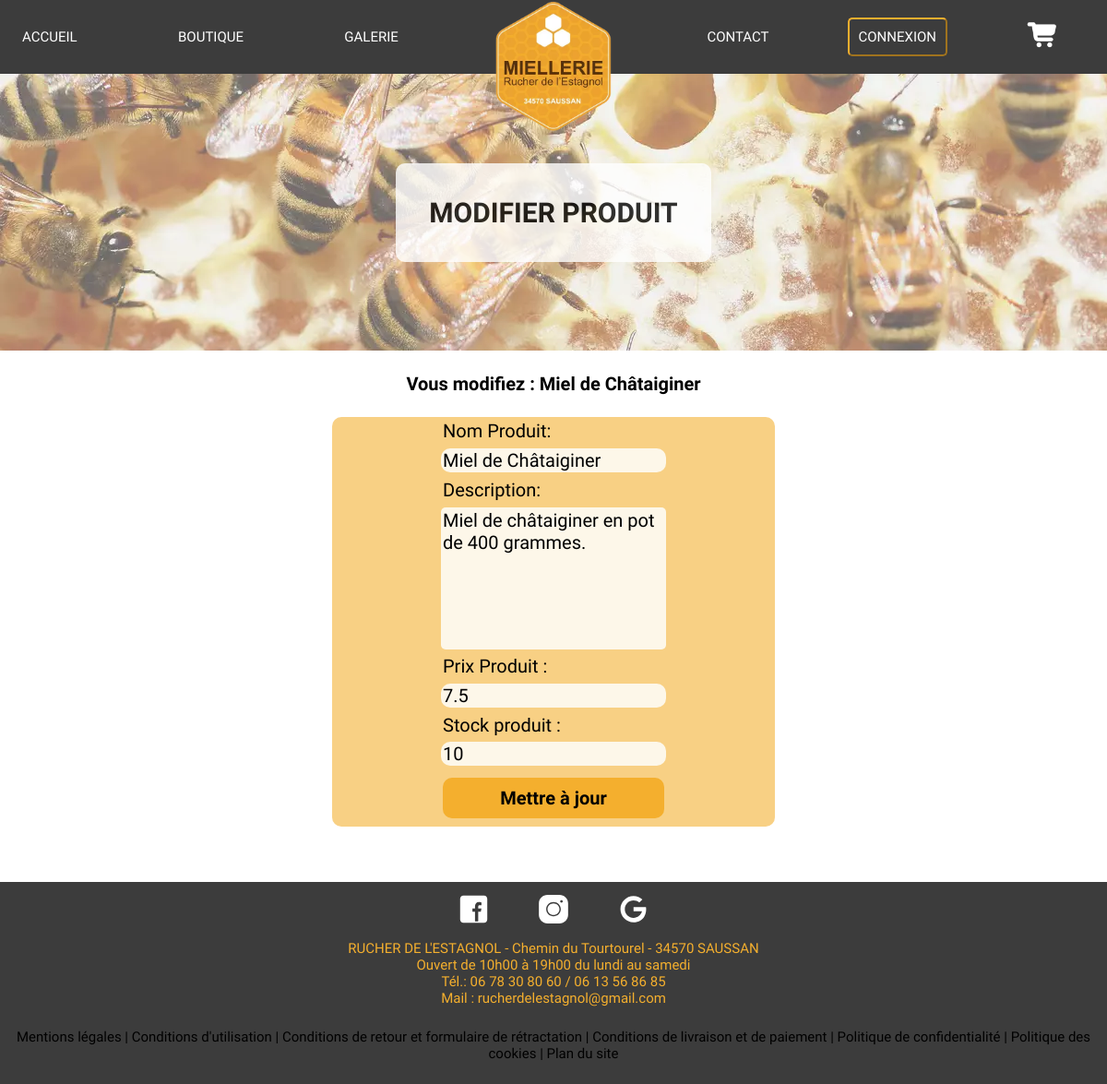
/pages/pageModifierProduits.php?id=2, run on an earlier commit of the app's database.
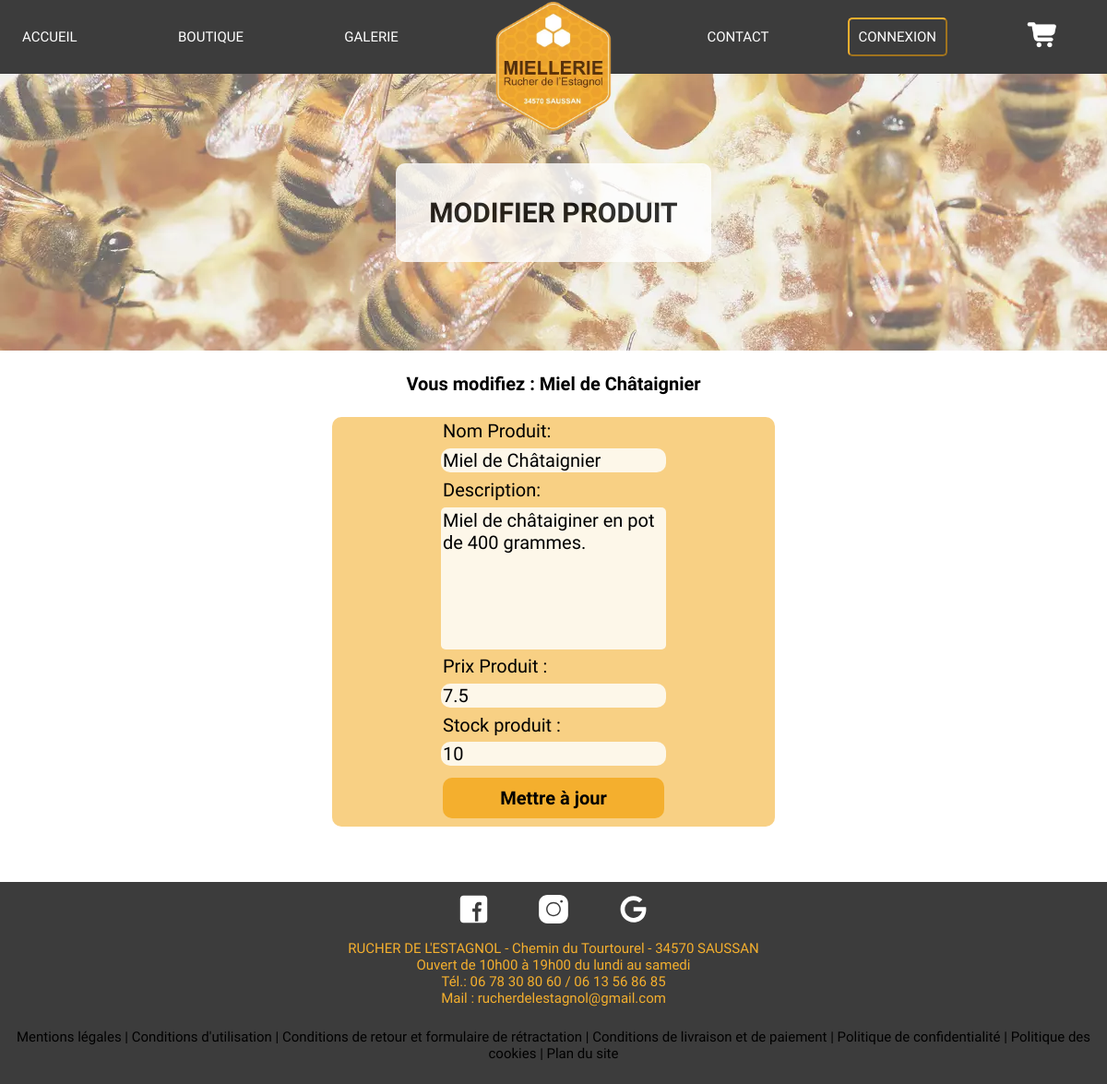
And on a later commit of the database.
### tables this page shows
CREATE TABLE IF NOT EXISTS `produits` (
  `id_produit` int(11) NOT NULL AUTO_INCREMENT,
  `nom_produit` varchar(50) NOT NULL,
  `description_produit` text NOT NULL,
  `prix_produit` float NOT NULL,
  `stock_produit` int(11) DEFAULT NULL,
  `image_produit` varchar(200) NOT NULL,
  `id_categorie` int(11) NOT NULL,
  PRIMARY KEY (`id_produit`),
  KEY `fk_appartenir_categories` (`id_categorie`)
);

### PHP/phpGestionModifierProduits.php (called while the page is built, shortened)
<?php
require('../PHP/connect.php');
$req = $bdd->prepare("SELECT * FROM produits WHERE id_produit=:id_produit;");
$req->bindParam(":id_produit", $_GET['id']);
$req->execute();
$produit = $req->fetch(PDO::FETCH_ASSOC);
?>

### pages/pageModifierProduits.php (the view, shortened to what this page needs)
<?php
require('../PHP/phpGestionModifierProduits.php');
require('../elements/doctype.php')
?>
<header>
  <?php
  require('../elements/navBarre.php')
  ?>
  <section class="slide">
    <div class="titres">
      <div class="contact">Modifier Produit</div>
    </div>
  </section>
</header>
<section>
  <legend class="modifierTitre">Vous modifiez : <?= $produit['nom_produit'] ?></legend>
  <form enctype="multipart/form-data" action="../PHP/phpGestionModifierProduits.php?id=<?= $produit['id_produit'] ?>" class="form_modifier" method="POST">
    <label class="marginModifier">Nom Produit:</label>
    <input type="text" name="nom_produit" value="<?= $produit['nom_produit'] ?>" class="marginModifier">
    <label class="marginModifier">Description:</label>
    <textarea name="description_produit" class="marginModifier"><?= $produit['description_produit'] ?></textarea>
    <label class="marginModifier">Prix Produit :</label>
    <input type="text" name="prix_produit" value="<?= $produit['prix_produit'] ?>" class="marginModifier">
    <label class="marginModifier">Stock produit :</label>
    <input type="number" name="stock_produit" value="<?= $produit['stock_produit'] ?>" class="marginModifier">
    <input type="submit" value="Mettre à jour" class="boutonModifier">
  </form>
</section>
<?php
require('../elements/footer.php');
?>
</body>
</html>

### elements/doctype.php (shortened to what this page needs)
<!DOCTYPE html>
<html lang="fr">
<head>
    <link rel="stylesheet" href="../style.css" />
</head>
<body>

### elements/navBarre.php (shortened to what this page needs)
<nav>
  <a href="index.php">Accueil</a>
  <a href="../pages/pageBoutique.php">Boutique</a>
  <a href="pageGalerie.php">Galerie</a>
  <img src="../images/logo.webp" class="logoNav" alt="" />
  <a href="pageNotreHistoire.php">Notre Histoire</a>
  <a href="pageContact.php">Contact</a>
  <?php
  if (isset($_SESSION['utilisateur'])) {
    echo "Bonjour " . $_SESSION['utilisateur']['nom_utilisateur'] . "<a href='../PHP/deconnexion.php'class='deconnexion'>Déconnexion</a>";
  } else {
    echo '<button class="boutonConnexion">Connexion</button>';
  } ?>
  <a href="pagePanier.php"><img src="../images/icone_panier.png" class="iconePanier" alt=""></a>
</nav>

### elements/footer.php (shortened to what this page needs)
<footer>
  <section class="sectionIcones">
    <img src="../images/icons8-facebook.svg" class="icones" alt="Accés à Facebook"/>
    <img src="../images/icons8-instagram.svg" class="icones" alt="Accés à Instagram" />
    <img src="../images/icons8-logo-google.svg" class="icones" alt="Accés à Google"/>
  </section>
  <section class="footer">
    <div>RUCHER DE L'ESTAGNOL - Chemin du Tourtourel - 34570 SAUSSAN</div>
    <div>Ouvert de 10h00 à 19h00 du lundi au samedi</div>
    <div>Tél.: 06 78 30 80 60 / 06 13 56 86 85</div>
    <div>Mail : rucherdelestagnol@gmail.com</div>
  </section>
  <div class="mentionsLegales">
    Mentions légales | Conditions d'utilisation | Conditions de retour et
    formulaire de rétractation | Conditions de livraison et de paiement |
    Politique de confidentialité | Politique des cookies | Plan du site
  </div>
</footer>

### style.css (style rules this page uses)
* { margin: 0px; --navColor:rgb(60,60,60); --white:rgb(255,255,255); --jaunepale: rgb(253,247,233); --jaune:rgb(244,175,46); --jauneClair:rgba(244, 175, 46, 0.59); font-family: 'Raleway', sans-serif; }
body { position: relative; }
nav a { justify-content: center; gap: 20px; font-size: 15px; text-transform: uppercase; text-decoration: none; color: var(--white); margin: 0% 2%; }
.logoNav { height: 150px; position: absolute; top: 90%; left: 50%; transform: translate(-50%, -50%); z-index: 3; }
nav { display: flex; background-color: var(--navColor); justify-content: space-between; align-items: center; font-size: 20px; height: 80px; position: relative; }
.boutonConnexion { font-size: 15px; color: var(--white); background-color: var(--navColor); border-radius: 5px; border-color: var(--jaune); padding: 0.8%; text-transform: uppercase; }
.iconePanier { width: 60%; }
.slide { background-image: url("images/header.webp"); height: 300px; display: flex; justify-content: center; }
.titres { align-self: center; background-color:white; opacity: 0.8; z-index: 2; border-radius: 10px; }
footer { background-color: var(--navColor); }
.footer { color: var(--jaune); text-align: center; font-size: 15px; margin-bottom: 2%; }
.mentionsLegales { color:black; text-align: center; font-size: 15px; padding-bottom: 2%; }
.icones { width:3%; height: 3%; color: var(--jauneClair); margin: 0% 2%; }
.sectionIcones { text-align: center; padding: 1%; }
.titres { text-transform: uppercase; font-weight: bold; font-size: 30px ; padding: 3%; text-align: center; }
textarea { resize : none; border: none; border-radius: 5px; background-color: var(--jaunepale); margin-top: 2%; height: 150px; }
.modifierTitre { text-align: center; font-weight: bold; font-size: 20px; margin: 2%; }
.form_modifier { display: flex; flex-direction: column; align-items: center; background-color: var(--jauneClair); border-radius: 10px; margin: 0% 30% 5% 30%; font-size: 20px; }
.form_modifier > input { border: none; background-color: var(--jaunepale); border-radius: 10px; }
.marginModifier { margin: 0.7% 0%; width: 50%; font-size: 20px; }
.boutonModifier { margin: 2% 0%; padding: 2%; width: 50%; font-size: 20px; font-weight: bold; background-color: var(--jaune)!important; }

What changed in the data, as far as the page shows it:
changed produits "Miel de châtaiginer en pot de 400 grammes.": nom_produit "Miel de Châtaiginer" → "Miel de Châtaignier"
